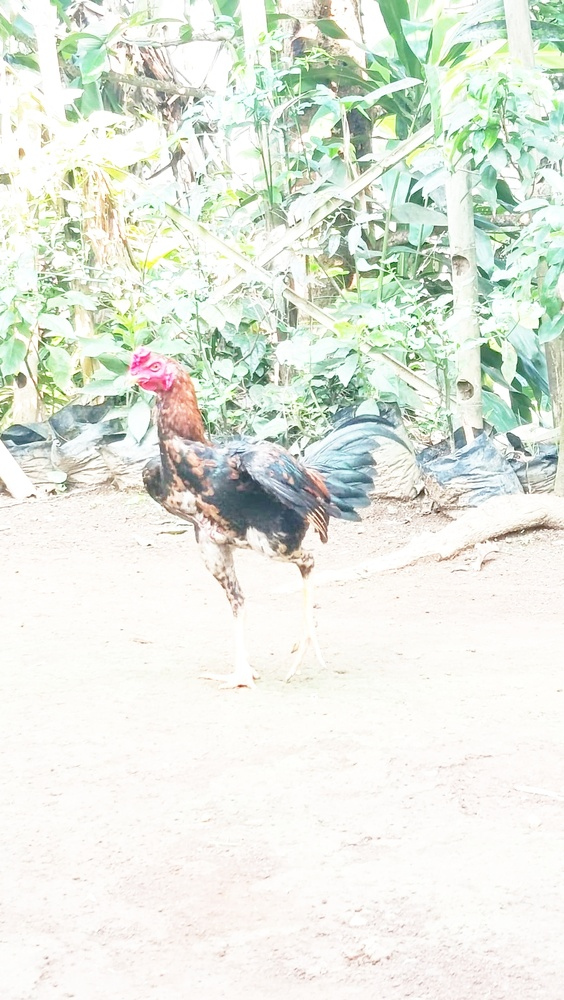
#> input picture ayam.jpg, 564 x 1000 px, shrunk from 902 x 1600 before the run
$ python main.py
#> lines starting #> are read from the running program, lines starting #| are printed output that depends on the picture

import cv2
import numpy as np
import matplotlib.pyplot as plt
import os

folder = "perbaikankontras"
nama_foto = "ayam.jpg"

img = cv2.imread(nama_foto)
#> img is the input picture: shape (1000, 564, 3); mean B, G, R 224.4, 234.3, 228.9

if img is None:
    raise FileNotFoundError(
        "Foto ayam.jpg tidak ditemukan. "
        "Simpan foto di folder perbaikankontras."
    )

img = cv2.cvtColor(img, cv2.COLOR_BGR2RGB)

citra_asli = img.copy()

kontras_rendah = cv2.convertScaleAbs(
    img, alpha=0.5, beta=0
)

kontras_normal = cv2.normalize(
    img, None, 0, 255, cv2.NORM_MINMAX
)

kontras_tinggi = cv2.convertScaleAbs(
    img, alpha=1.5, beta=-60
)
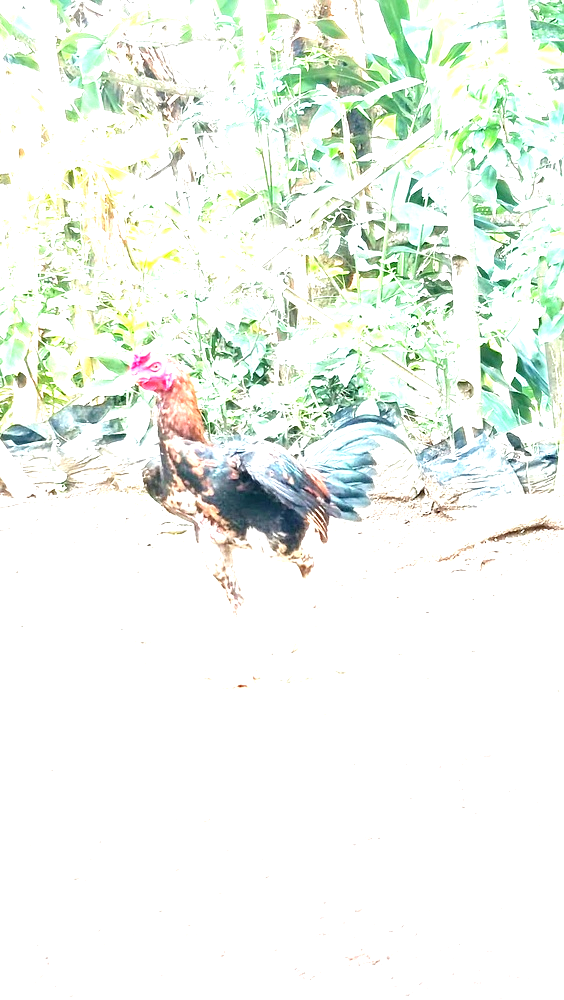
#> kontras_tinggi: shape (1000, 564, 3); mean R, G, B 239, 244.6, 237.9


gamma = 1.8

tabel_gamma = np.array([
    ((i / 255.0) ** gamma) * 255
    for i in range(256)
]).astype(np.uint8)

gamma_correction = cv2.LUT(img, tabel_gamma)

lab = cv2.cvtColor(img, cv2.COLOR_RGB2LAB)
#> lab: shape (1000, 564, 3); mean of channels 0, 1, 2 234.9, 124.5, 132.3
l, a, b = cv2.split(lab)
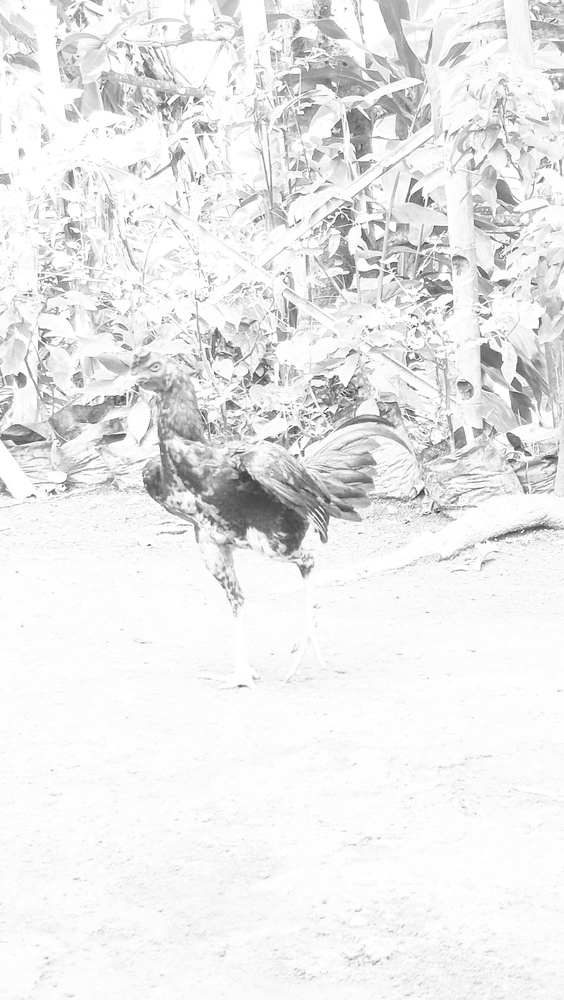
#> l: shape (1000, 564); min 41, max 255, mean 234.9
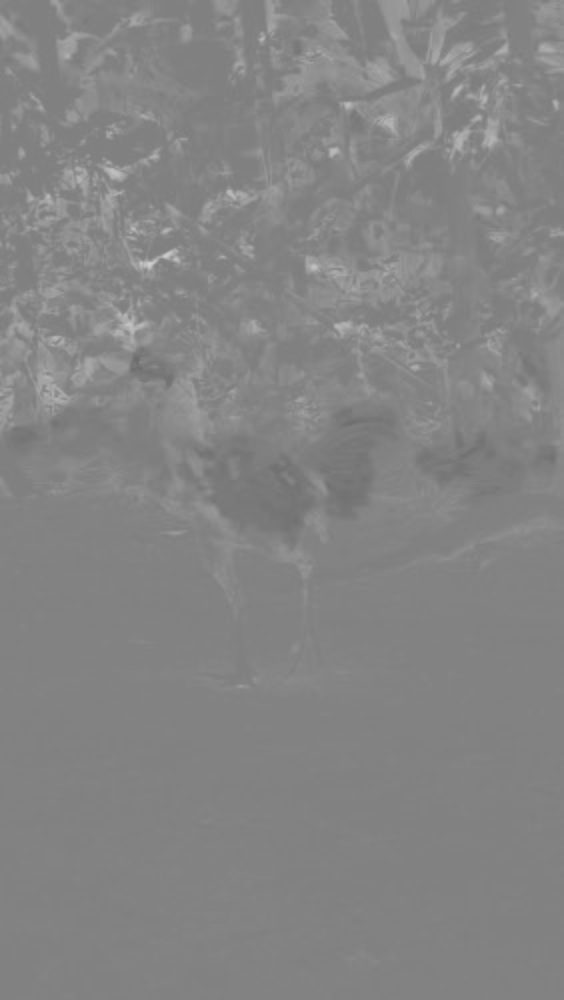
#> b: shape (1000, 564); min 105, max 208, mean 132.3

clahe = cv2.createCLAHE(
    clipLimit=2.0,
    tileGridSize=(8, 8)
)

l_baru = clahe.apply(l)
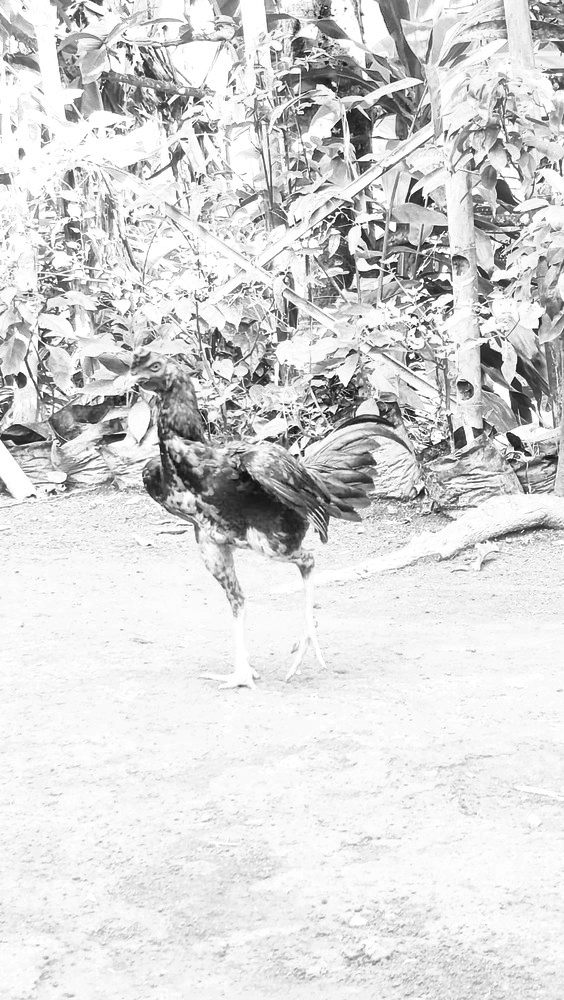
#> l_baru: shape (1000, 564); min 11, max 255, mean 215.5
lab_baru = cv2.merge((l_baru, a, b))
#> lab_baru: shape (1000, 564, 3); mean of channels 0, 1, 2 215.5, 124.5, 132.3

hasil_clahe = cv2.cvtColor(
    lab_baru, cv2.COLOR_LAB2RGB
)
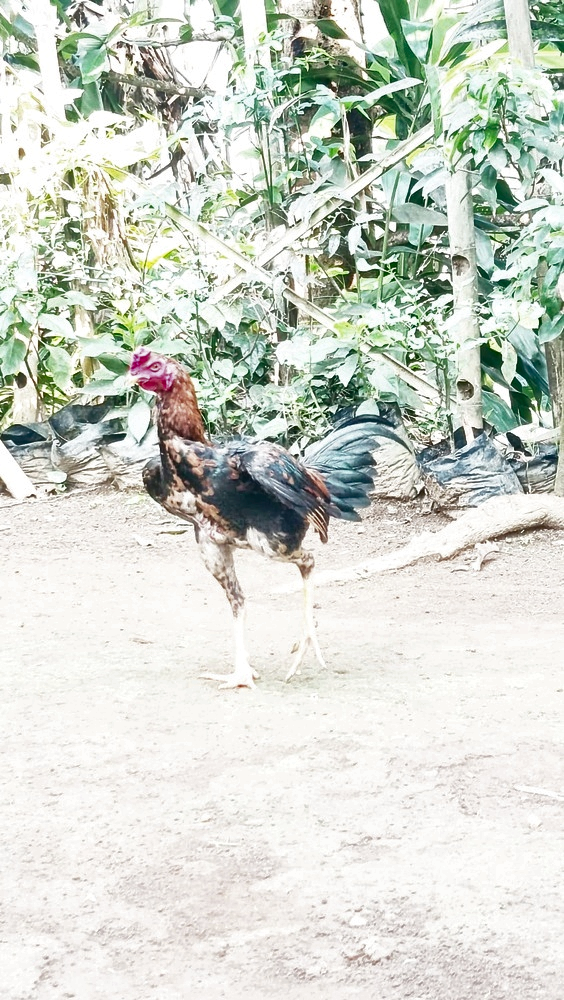
#> hasil_clahe: shape (1000, 564, 3); mean R, G, B 208.9, 214.1, 204.6


hasil = [
    ("Asli", citra_asli),
    ("Kontras Rendah", kontras_rendah),
    ("Normalisasi", kontras_normal),
    ("Kontras Tinggi", kontras_tinggi),
    ("Gamma Correction", gamma_correction),
    ("CLAHE", hasil_clahe)
]

plt.figure(figsize=(16, 9))

for i, (nama, gambar) in enumerate(hasil):

    # Menampilkan citra
    plt.subplot(2, 6, i + 1)
    plt.imshow(gambar)
    plt.title(nama)
    plt.axis("off")

    # Mengubah citra menjadi grayscale
    gray = cv2.cvtColor(
        gambar, cv2.COLOR_RGB2GRAY
    )

    # Menampilkan histogram
    plt.subplot(2, 6, i + 7)
    plt.hist(
        gray.ravel(),
        bins=256,
        range=(0, 256)
    )

    plt.title("Histogram " + nama)
    plt.xlabel("Intensitas Piksel")
    plt.ylabel("Jumlah Piksel")
#> this loop made 6 passes
#> nama on passes 1 to 6: 'Asli', 'Kontras Rendah', 'Normalisasi', 'Kontras Tinggi', 'Gamma Correction', 'CLAHE'
#> pass 2, `gray = cv2.cvtColor( gambar, cv2.COLOR_RGB2GRAY )`:
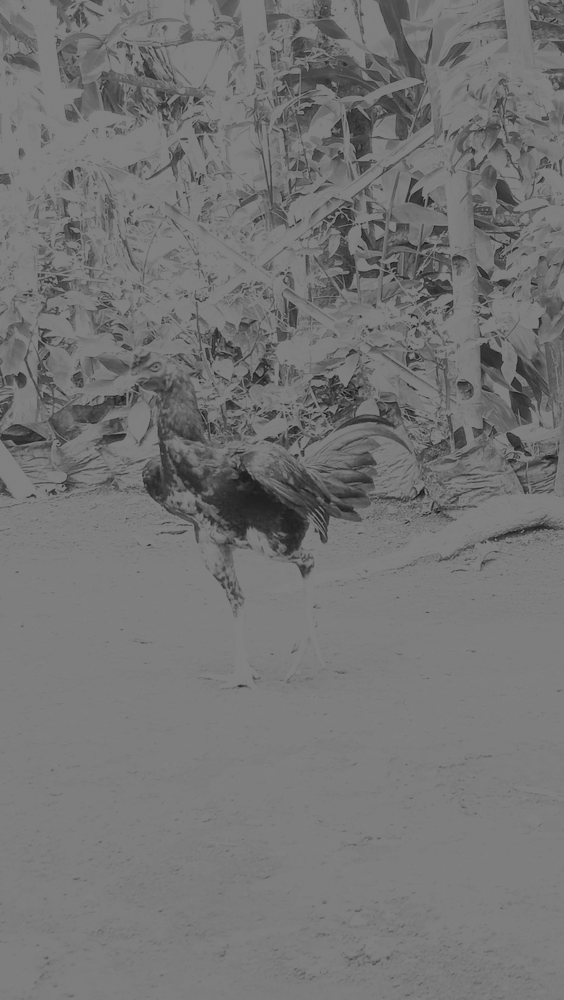
#> gray: shape (1000, 564); min 17, max 128, mean 115.8

plt.tight_layout()
plt.show()
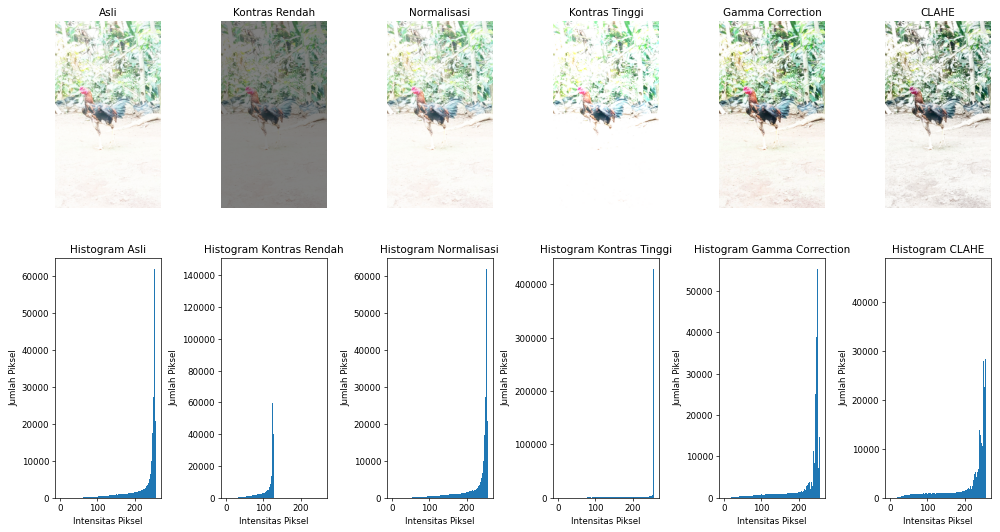
#> figure drawn by matplotlib, 12 panels; panel 2: tallest bar 61838 high, from x = 252 to 253; panel 4: tallest bar 144016 high, from x = 126 to 127; panel 6: tallest bar 61887 high, from x = 252 to 253; panel 8: tallest bar 428826 high, from x = 255 to 256


folder_hasil = "hasil_kontras"
os.makedirs(folder_hasil, exist_ok=True)

for nama, gambar in hasil:
    nama_file = nama.lower().replace(" ", "_") + ".jpg"
    lokasi = os.path.join(folder_hasil, nama_file)

    cv2.imwrite(
        lokasi,
        cv2.cvtColor(gambar, cv2.COLOR_RGB2BGR)
    )
#> this loop made 6 passes

print("================================")
print("PROSES PERBAIKAN KONTRAS SELESAI")
print("Hasil tersimpan di folder:", folder_hasil)
#| Hasil tersimpan di folder: hasil_kontras
print("================================")
